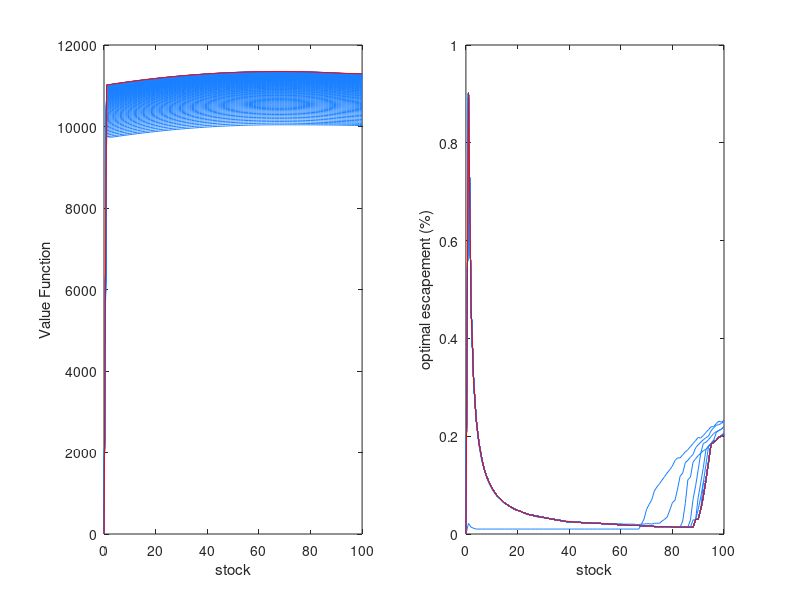

MATLAB code to generate this figure:
% STEP 2: Simple fishery harvest problem, post-decision state VFI.
%
% Run this code after running "salmon_preVFI" (Step 1).  The graphs will
% superimpose, allowing you to see how the two solve differently.  If you
% prefer they don't superimpose, save and close the results from Step 1
% before running Step 2.
%
% ------------------------------------------------------------------------
% There software calls on the following files:
% ------------------------------------------------------------------------
% 1. "salmon_postVFI.m"    Computes the VFI solution in the form of 
%                           investment policy function.
% 2. "negpayoff.m"          Calculates the value function at each given state.
%                           This file also includes the hatchery transformation
%                           (from investment to fish) specification.
% ------------------------------------------------------------------------
% Created: Nov 4, 2014
% Last updated: Nov 8, 2014
% Amanda Faig
% ------------------------------------------------------------------------

clear all


% 1A. Specify the economic parameters
% -----------------------------------
p       = 10;           % price per kg
c       = 0.075;        % cost of harvest
delta   = 1/1.03;       % discount factor
                        

% 1B. Specify the biological parameters
% -------------------------------------
R       = 201;          
alpha   = 2;          
K       = round((R-1)/alpha);   % carrying capacity

% 1C. Specify stochastic space
% ----------------------------
numz        = 10;       % number of possible shock value
mean        = 0;        % mean for distribution of shocks
sd          = .1;       % SD for distribution of shocks 
Zvec        = linspace(mean - sd,mean + sd, numz); 
                        % 100 points from 99.7% of the distribution
zbin        = Zvec - abs(Zvec(1)-Zvec(2))/2; 
                        % discretize normal pdf into bins 
zbin(numz+1)= Zvec(numz) + abs(Zvec(1)-Zvec(2))/2;
cdfz        = normcdf(zbin,mean,sd);
cdfz2       = [0, cdfz];
cdfz        = [cdfz, 1];
pz          = (cdfz - cdfz2);
pz          = pz(2:numz+1);
pz          = pz./sum(pz);

% 1D. Specify state space and action space
% ----------------------------------------
Svec                    = linspace(0,K,K+1);        % possible states     
Avec                    = linspace(0,1,100);         % possible actions
[S_zsa, Z_zsa, A_zsa]   = meshgrid(Svec,Zvec,Avec); % possible combinations


% 1E. Specify solution method parameters
% --------------------------------------
check   = 2;
conv    = 0.01;         % convergence check: how close in percent the 
                        % estimates from two successive iterations must be 
                        % in order for the loop to stop
                        
% 2. Initial condition
% --------------------
V    = linspace(10^4,10^4,K+1);    % sets initial guess of value 
                                        % function for each stock leven in 
                                        % each period
V(1) = 0;                            % the value of no stock is 0

% 3. Value Function Iteration
% ---------------------------

% Today's Profit and Next Period's Stock for every (S,Z,A) combo
% --------------------------------------------------------------
pi_zsa      = p.*(S_zsa-A_zsa.*S_zsa) - c.*(S_zsa-A_zsa.*S_zsa).^2;
                    % profit function
SN_zsa      = (1.+Z_zsa).*(R.*A_zsa.*S_zsa./(1.+alpha.*A_zsa.*S_zsa));
                    % stock 



while check > conv          % keep going until max dev less than .01%
    
        Vn_zsa          = interp1(Svec,V,SN_zsa,'spline');  
                            % Hypothetical value function next period for 
                            % each (S,Z,A)
        V_zsa           = pi_zsa + delta*Vn_zsa;            
                            % Value function today for each (S,Z,A)
        [V_zs, Ai_zs]   = max(V_zsa,[],3);
                            % Value function 
        Vnew            = pz*V_zs;                      
 
        dev             = abs((Vnew - V)./V)*100;   % calculate the maximum 
                                                    % deviation (in percent) 
                                                    % between iterations
        check           = max(dev);                 
        V               = Vnew;
        A_zs            = Avec(Ai_zs);     
        A               = pz*A_zs;
    
    % Plot the value function and policy function of each iteration
    % -------------------------------------------------------------
    
        colorvec    = [0.1 ,0.5 ,1 ; 1, 0, 0];  % creates colormap for plot
    
        if check > conv                         % so long as the loop will do 
                                            % another iteration, plot using
                                            % the first color of the
                                            % colormap
            color = colorvec(1,:);
        
        else
            color = colorvec(2,:);              % otherwise, plot with second 
                                            % color
        end
         
        subplot(1,2,1)
        plot(Svec,V,'Color',color)
        xlabel('stock')
        ylabel('Value Function')
        hold on

        subplot(1,2,2)
        plot(Svec,A,'Color',color)
        xlabel('stock')
        ylabel('optimal escapement (%)')
        hold on
        pause(.1)
        
end

      
        